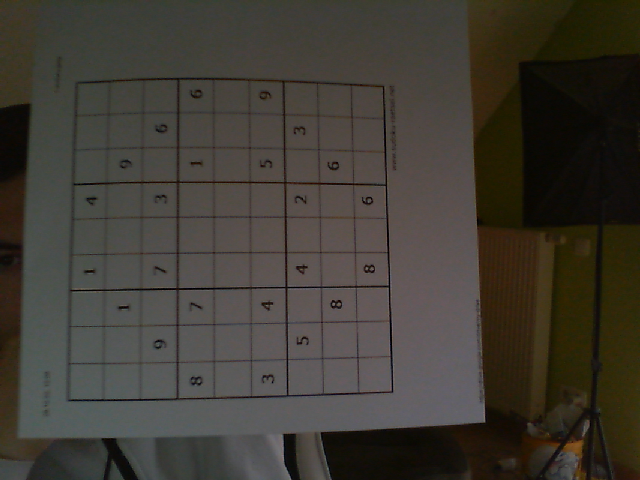
#> input picture opencv_frame_0.png, 640 x 480 px
$ python sudoku.py
#> lines starting #> are read from the running program, lines starting #| are printed output that depends on the picture; after the words box and inside, x2 and y2 are one past the last pixel; in counts of white or black regions, pixels touching at a corner belong together
import cv2
import numpy as np
import time
import sys
import math
import pytesseract
from PIL import Image
pytesseract.pytesseract.tesseract_cmd=r'C:\Users\Frank\AppData\Local\Programs\Tesseract-OCR\tesseract.exe'
img=cv2.imread("opencv_frame_0.png")
#> img is the input picture: shape (480, 640, 3); mean B, G, R 52.3, 60, 64.2
x=0
#Preprocess
while True:

    img_gray = cv2.cvtColor(img, cv2.COLOR_BGR2GRAY)
    # Blur the image for better edge detection
    img_blur = cv2.GaussianBlur(img_gray, (5,5), 1)
    img_thresh= cv2.adaptiveThreshold(img_blur, 255,cv2.ADAPTIVE_THRESH_GAUSSIAN_C,cv2.THRESH_BINARY,11,2)
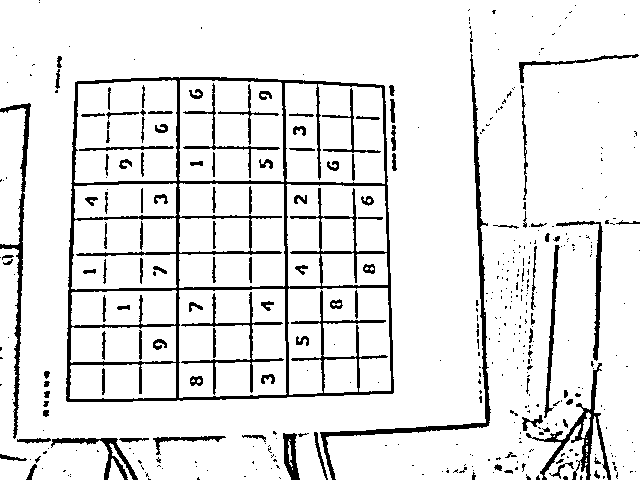
#> img_thresh: shape (480, 640); 90.2% white; 427 black regions (309 under 20 px), largest, box (x1, y1, x2, y2) and area: (66, 77, 394, 402) 11580, (320, 54, 491, 480) 2439, (0, 103, 31, 439) 1564
    imginvert=255-img_thresh

    kernelcl = np.ones((2,2),np.uint8)

    contoursimage=cv2.morphologyEx(imginvert, cv2.MORPH_DILATE, kernelcl)
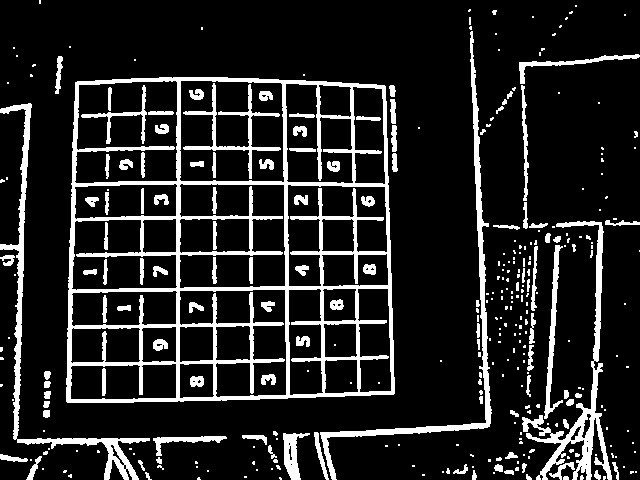
#> contoursimage: shape (480, 640); 14% white; 328 white regions (216 under 20 px)

    contours, hierarchy = cv2.findContours(contoursimage, cv2.RETR_EXTERNAL, cv2.CHAIN_APPROX_SIMPLE)
#> contours = 278 contours, 226 with area under 20; largest, box (x1, y1, x2, y2) and area: (66, 77, 395, 403) 101963, (522, 221, 612, 480) 2921, (0, 103, 150, 480) 2840, (320, 31, 492, 480) 2592, (544, 245, 563, 419) 712
    contours = sorted(contours, key=cv2.contourArea, reverse=True)
    polygon = None
    #Selected contours
    for i in contours:
        area = cv2.contourArea(i)
        perimeter = cv2.arcLength(i, closed=True)
        approx = cv2.approxPolyDP(i, 0.01 * perimeter, closed=True)
        num_corners = len(approx)

        if num_corners == 4 and area > 1000:
            polygon = i
            break
#> this loop made 1 pass
#> (area, perimeter, approx, num_corners) on pass 1: (101963, 1295.5, [[75, 82], [67, 402], [394, 393], [384, 85]], 4)

    imgcont=cv2.drawContours(img, [polygon], 0, (0,255,255), 3)

    imgcont=cv2.cvtColor(imgcont, cv2.COLOR_BGR2GRAY)
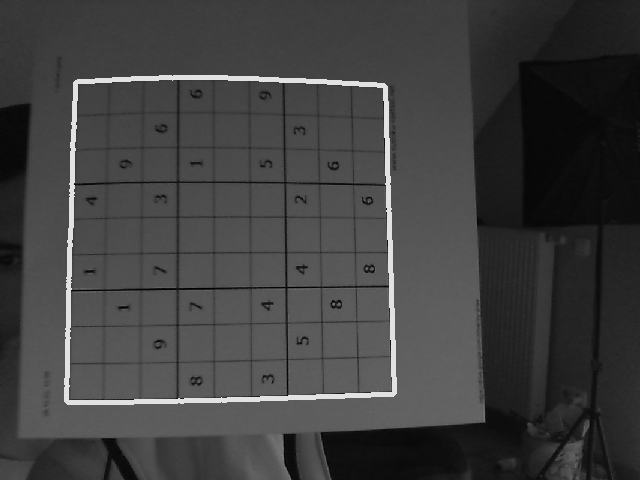
#> imgcont: shape (480, 640); min 0, max 226, mean 63.8
    corners=cv2.goodFeaturesToTrack(imgcont, maxCorners=4, qualityLevel=0.5, minDistance=150)
#> corners = [[78, 84], [69, 399], [391, 391], [382, 88]]

    x,y=corners[0].ravel()
#> x = 78; y = 84
    lefttop_pts=[np.uint16(x),np.uint16(y)]
#> lefttop_pts = [78, 84]
    cv2.circle(imgcont,lefttop_pts,5,(0,0,0),-1)
#> imgcont: shape (480, 640); 0.03% of pixels changed, all inside (x1, y1, x2, y2) = (73, 79, 84, 90)
    x,y=corners[1].ravel()
#> x = 69; y = 399
    leftbottom_pts=[np.uint16(x),np.uint16(y)]
#> leftbottom_pts = [69, 399]
    cv2.circle(imgcont,leftbottom_pts,5,(0,0,0),-1)
#> imgcont: shape (480, 640); min 0, max 226, mean 63.7
    x,y=corners[2].ravel()
#> x = 391; y = 391
    rightbottom_pts=[np.uint16(x),np.uint16(y)]
#> rightbottom_pts = [391, 391]
    cv2.circle(imgcont,rightbottom_pts,5,(0,0,0),-1)
#> imgcont: shape (480, 640); min 0, max 226, mean 63.6
    x,y=corners[3].ravel()
#> x = 382; y = 88
    righttop_pts=[np.uint16(x),np.uint16(y)]
#> righttop_pts = [382, 88]
    cv2.circle(imgcont,righttop_pts,5,(0,255,255),-1)
#> imgcont: shape (480, 640); min 0, max 226, mean 63.6


    inputpts = np.array([lefttop_pts, rightbottom_pts, righttop_pts, leftbottom_pts],dtype=np.float32)
#> inputpts = [[78, 84], [391, 391], [382, 88], [69, 399]]
    outputpts = np.array([[0, 0],[500, 500],[500, 0],[0, 500]],dtype=np.float32)


    M=cv2.getPerspectiveTransform(inputpts,outputpts)
#> M = [[1.59, 0.0455, -128.1], [-0.0223, 1.69, -140.5], [-0.000124, 0.000189, 1]]
    imgwarp=cv2.warpPerspective(img,M,(500,500),flags=cv2.INTER_LINEAR)
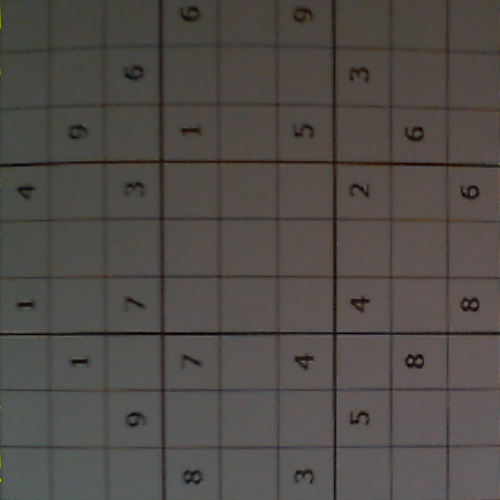
#> imgwarp: shape (500, 500, 3); mean B, G, R 72.3, 76, 80.4

    imgwarpgray=cv2.cvtColor(imgwarp, cv2.COLOR_BGR2GRAY)
    imgwarp_blur = cv2.GaussianBlur(imgwarpgray, (3,3), 1)
    imgwarp_thresh= cv2.adaptiveThreshold(imgwarp_blur, 255,cv2.ADAPTIVE_THRESH_GAUSSIAN_C,cv2.THRESH_BINARY,17,2)
#> imgwarp_thresh: shape (500, 500); 87% white; 223 black regions (153 under 20 px), largest, box (x1, y1, x2, y2) and area: (0, 0, 500, 500) 15707, (339, 338, 500, 500) 2205, (341, 0, 500, 160) 1839
    imgwarpinvert=255-imgwarp_thresh
    imagewarpmorph=imgwarpinvert

    kernelcl = np.ones((3,3),np.uint8)
    imagewarpmorph=cv2.morphologyEx(imgwarpinvert, cv2.MORPH_CLOSE, kernelcl)
#> imagewarpmorph: shape (500, 500); 13.3% white; 174 white regions (126 under 20 px), largest, box (x1, y1, x2, y2) and area: (0, 0, 500, 500) 25180, (0, 0, 153, 99) 1197, (182, 470, 203, 485) 204
    imagewarpmorph=cv2.morphologyEx(imagewarpmorph, cv2.MORPH_OPEN, kernelcl)
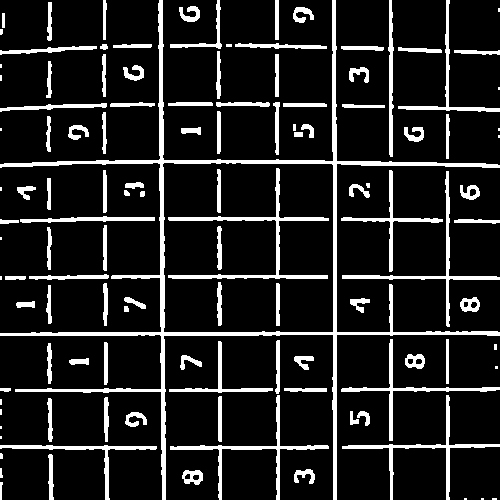
#> imagewarpmorph: shape (500, 500); 12.6% white; 118 white regions (23 under 20 px), largest, box (x1, y1, x2, y2) and area: (0, 0, 500, 500) 8801, (168, 168, 329, 279) 1594, (170, 395, 329, 500) 1145

    cdstP = cv2.cvtColor(imagewarpmorph, cv2.COLOR_GRAY2BGR)
    linesP = cv2.HoughLinesP(imagewarpmorph, 1, np.pi / 180, 50, None, 50, 10)
#> linesP = 89 rows, first 6: [31, 332, 499, 332], [334, 499, 334, 0], [448, 499, 448, 0], [333, 499, 333, 0], [0, 389, 499, 389], [392, 499, 392, 12]
    #create new image
    blank_image = np.zeros((cdstP.shape[0],cdstP.shape[1],3), np.uint8)
    blank_image=255-blank_image
    if linesP is not None:
        for i in range(0, len(linesP)):
            l = linesP[i][0]
            cv2.line(blank_image, (l[0], l[1]), (l[2], l[3]), (0,0,0), 3, cv2.LINE_AA)
            cv2.line(cdstP, (l[0], l[1]), (l[2], l[3]), (0,0,0), 3, cv2.LINE_AA)
#> this loop made 89 passes
#> l on passes 1 to 12: [31, 332, 499, 332], [334, 499, 334, 0], [448, 499, 448, 0], [333, 499, 333, 0], [0, 389, 499, 389], [392, 499, 392, 12], [162, 499, 162, 0], [0, 446, 499, 446], [0, 276, 496, 276], [390, 499, 390, 0], [278, 499, 278, 0], [0, 390, 495, 390]
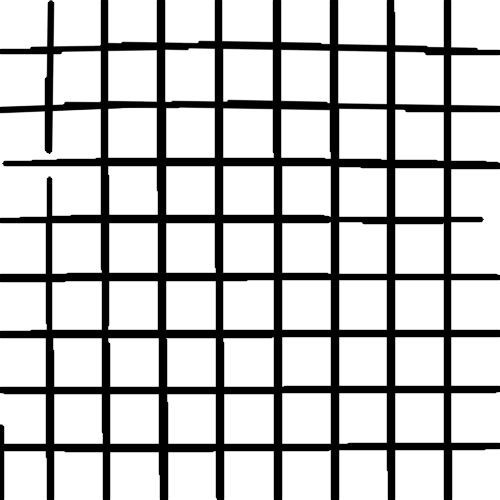
#> blank_image: shape (500, 500, 3); min 0, max 255, mean 195.3
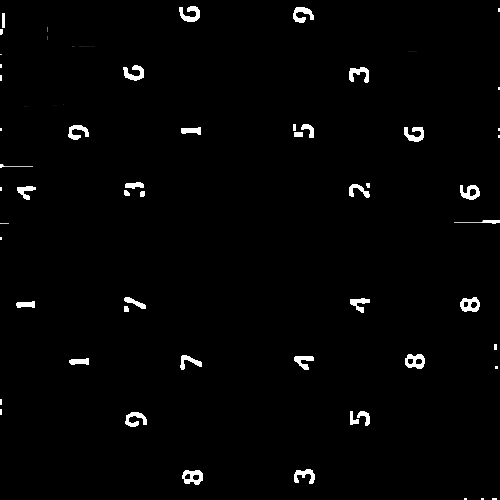
#> cdstP: shape (500, 500, 3); min 0, max 255, mean 4.3
    #unterteilen in quadrate
    höhe=cdstP.shape[0]
#> höhe = 500
    breite=cdstP.shape[1]
#> breite = 500
    höhe_angepasst=np.uint16(höhe/9)
#> höhe_angepasst = 55
    breite_angepasst=np.uint16(breite/9)
#> breite_angepasst = 55
    tl_pts=[0,0]
    br_pts=[höhe_angepasst,breite_angepasst]
#> br_pts = [55, 55]


    print(höhe_angepasst*breite_angepasst)
#| 3025
    tst=0
    for h in range(0,8):
        for w in range(0,8):
                roi=cdstP[höhe_angepasst*h:höhe_angepasst*(h+1),breite_angepasst*w:breite_angepasst*(w+1)]
                if np.count_nonzero(roi)/(höhe_angepasst*breite_angepasst)>0.09:
                    roi = cv2.rotate(roi, cv2.ROTATE_90_CLOCKWISE)
                    roi=cv2.resize(roi,(32,32),interpolation = cv2.INTER_AREA)
                    #cv2.imshow('Test'+str(h)+str(w),roi)
#> (the run stopped early here; a loop or call above may not have finished)
